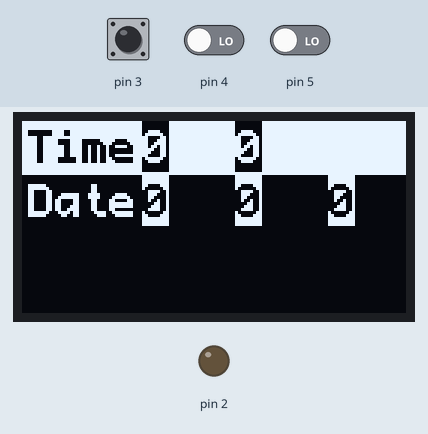
Recording of a sketch running on a simulated Arduino Nano, built with avr-gcc and run on an emulated ATmega328P. On the bench: 128×64 one-colour display, output pins drawn as LEDs (lit = HIGH). The inputs (shaded band) are chosen by the test bench; at power-on: pin 3 LOW, pin 4 LOW, pin 5 LOW. What the sketch prints to the serial monitor is not drawn.

Above: at 1.2 s.
1.3 s: pin 3 pulsed HIGH 2 times (0.12 s each, 0.3 s apart)
At 2.7 s:
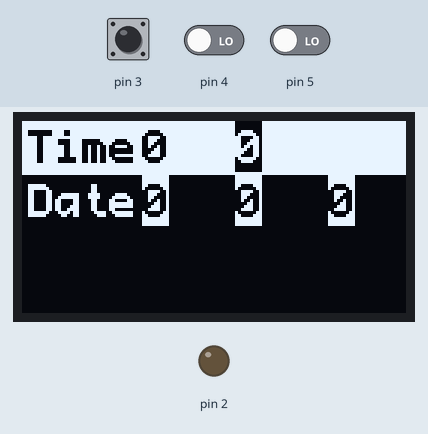
4.7 s: pin 3 driven HIGH
6.6 s: pin 3 driven LOW
At 7.5 s:
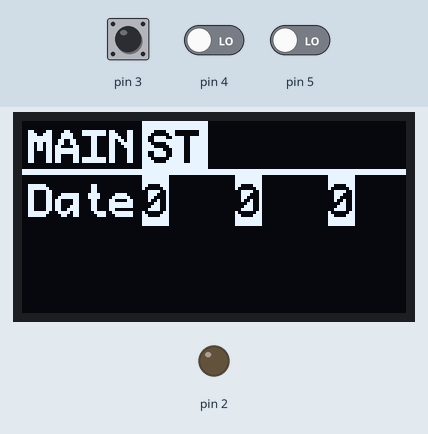
Timing chart, 0 to 9.6 s (numbered marks = the images above; inputs shaded):
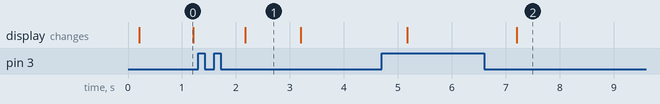

The sketch:

arduino-alarm.ino
```cpp
#include <U8g2lib.h>
#include <Wire.h>

#define BEEPER        DD2
#define ENC_BTN       DD3
#define ENC_S1        DD5
#define ENC_S2        DD4
#define ENC_HOLD_TIME 10000

#define SCR_WIDTH     128
#define SCR_HEIGHT    64
#define CHAR_WIDTH    9
#define CHAR_HEIGHT   12
#define CHAR_MARGIN   2
#define ENTRY_HEIGHT  (CHAR_HEIGHT + CHAR_MARGIN * 2 + 2)

U8G2_SSD1306_128X64_NONAME_F_HW_I2C oled(U8G2_R0, U8X8_PIN_NONE);

// Variables are first 4 bytes, so its easy to empty just by casting a pointer to uint32_t and
// setting it to 0, like a free optimization
struct EncoderInput
{
  bool keyHeld      = false;
  bool keyPressed   = false;
  bool turnedLeft   = false;
  bool turnedRight  = false;
  bool last_state_a = false;
  bool last_active  = false;
  bool last_key     = false;
  int16_t timer     = 0;
};

struct MenuState
{
  uint8_t cur_menu = 1;
  uint8_t cur_line = -1;
  bool locked      = false;
};

constexpr uint16_t upd_timeout = 2500;
uint16_t upd_timer             = 0;

bool screen_updated            = false;
bool update_screen             = false;

long time                      = 3660;
unsigned long long previousMillis;

struct EncoderInput encoderInput;
struct MenuState menuState;

void handleEncoder(struct EncoderInput& write_to)
{
  *(uint32_t*)(&write_to) = 0; // a little optimization :3
  bool b                  = !digitalRead(ENC_S1);
  bool a                  = !digitalRead(ENC_S2);
  bool inp_btn            = !digitalRead(ENC_BTN);
  write_to.keyPressed     = !inp_btn && (inp_btn != write_to.last_key) && write_to.timer != 0;

  if(inp_btn)
  {
    if(write_to.timer == 0)
    {
      if(inp_btn == write_to.last_key)
      {
        write_to.keyHeld = true;
      }
      else
      {
        write_to.timer = ENC_HOLD_TIME;
      }
    }
    else
    {
      write_to.timer--;
    }
  }
  else
  {
    write_to.timer = 0;
  }

  write_to.last_key = inp_btn;

  if(a || b)
  {
    if(a && b)
    {
      if(!write_to.last_active)
      {
        if(write_to.last_state_a)
        {
          write_to.turnedRight = true;
        }
        else
        {
          write_to.turnedLeft = true;
        }
      }
      write_to.last_active = true;
    }
    write_to.last_state_a = a;
  }
  else
  {
    write_to.last_active = false;
  }
}

#define MENU_ENTRY_UNKNOWN 0x0
#define MENU_ENTRY_NUMBER  0x1

typedef uint8_t MenuEntryType;
class Menu;
class BasicMenuEntry
{
public:
  BasicMenuEntry() : m_type(0) {}
  void Draw(uint8_t ypos, uint8_t color) {
    // oled.setDrawColor(color);
    // oled.drawBox(0, ypos, 128, ENTRY_HEIGHT);
  };
  void handleInput() {};
  MenuEntryType m_type = MENU_ENTRY_UNKNOWN;
};

class MenuEntryNumber : public BasicMenuEntry
{
public:
  MenuEntryNumber(uint8_t data_count, const char* name)
      : BasicMenuEntry(), m_data_count(data_count), m_name(name)
  {
    m_type = 1;
    m_data = (int*)malloc(sizeof(int) * data_count);
    for(uint8_t i = 0; i < data_count; i++)
    {
      m_data[i] = 0;
    }
  }
  void Draw(uint8_t ypos, uint8_t color)
  {
    oled.setDrawColor(color);
    oled.drawBox(0, ypos, 128, ENTRY_HEIGHT);
    oled.setDrawColor(255 - color);
    oled.drawStr(CHAR_MARGIN, ypos + CHAR_MARGIN + CHAR_HEIGHT, m_name);
    for(uint8_t i = 0; i < m_data_count; i++)
    {
      oled.setDrawColor(m_cur_selected == i ? 255 - color : color);
      oled.drawStr(40 + (CHAR_WIDTH * 3 + CHAR_MARGIN * 2) * i, ypos + CHAR_MARGIN + CHAR_HEIGHT,
                   String(m_data[i]).c_str());
    }
  };
  void handleInput()
  {
    if(encoderInput.keyPressed)
    {
      m_cur_selected++;
      if(m_cur_selected >= m_data_count)
      {
        m_cur_selected = -1;
      }
    }
    if(m_cur_selected < m_data_count)
    {
      menuState.locked = true;
    }
    if(m_cur_selected == -1)
    {
      return;
    }
    if(encoderInput.turnedRight)
      m_data[m_cur_selected]++;
    if(encoderInput.turnedLeft)
      m_data[m_cur_selected]--;
    else
      return;
  };
  uint8_t m_cur_selected = -1;
  uint8_t m_data_count   = 0;
  const char* m_name;
  int* m_data;
};

class Menu
{
public:
  Menu(const char* name, uint8_t entry_count) : m_name(name), m_entry_count(entry_count)
  {
    m_entries
        = (BasicMenuEntry**)malloc(sizeof(void*) * m_entry_count); // Allocate space for pointers
    m_name_len = strlen(m_name);
  }
  void handleInput()
  {
    if(m_entries != nullptr)
    {
      for(uint8_t i = 0; i < m_entry_count; i++)
      {
        if(i != menuState.cur_line)
          continue;
        BasicMenuEntry* entry    = m_entries[i];
        const MenuEntryType type = entry->m_type;
        switch(type)
        {
          case MENU_ENTRY_NUMBER:
            ((MenuEntryNumber*)entry)->handleInput();
            break;
          default:
            entry->handleInput();
        }
      }
    }

    if(!menuState.locked)
    {
      if(encoderInput.turnedRight)
      {
        menuState.cur_line++;
        update_screen = true;
      }
      else if(encoderInput.turnedLeft)
      {
        if(menuState.cur_line == 0)
          menuState.cur_line = m_entry_count;
        menuState.cur_line--;
        update_screen = true;
      }

      if(menuState.cur_line >= m_entry_count)
        menuState.cur_line = 0;
    }
  }
  void drawEntries()
  {

    if(m_entries == nullptr)
    {
      oled.setDrawColor(255);
      oled.drawStr(16, 64, "No entry");
      return;
    }
    for(uint8_t i = 0; i < m_entry_count; i++)
    {
      BasicMenuEntry* entry     = m_entries[i];
      const MenuEntryType type  = entry->m_type;
      const uint8_t is_selected = (i == menuState.cur_line) ? 255 : 0;
      switch(type)
      {
        case MENU_ENTRY_NUMBER:
          ((MenuEntryNumber*)entry)->Draw(i * ENTRY_HEIGHT, is_selected);
          break;
        default:
          entry->Draw(i * ENTRY_HEIGHT, is_selected);
      }
    }
  }
  const char* m_name         = "null";
  uint8_t m_name_len         = 0;
  BasicMenuEntry** m_entries = nullptr; // We dont know types of these entries, we can later cast
                                        // them to appropriate types by getting their first byte
  uint8_t m_entry_count      = 0;
};

constexpr uint8_t menu_count = 2;
Menu* menus                  = (Menu*)malloc(sizeof(Menu) * menu_count);

void drawTextBox(const uint8_t x, const uint8_t y, const uint8_t color, const char* text,
                 const uint8_t text_length)
{
  oled.setDrawColor(255 - color);
  oled.drawBox(x, y, text_length * CHAR_WIDTH + CHAR_MARGIN * 2, CHAR_HEIGHT + CHAR_MARGIN * 2);
  oled.setDrawColor(color);
  oled.drawStr(x + CHAR_MARGIN, y + CHAR_MARGIN + CHAR_HEIGHT, text);
}
void drawHead()
{
  uint16_t x                     = 0;
  constexpr uint16_t text_height = CHAR_HEIGHT + CHAR_MARGIN;
  oled.setDrawColor(0);
  oled.drawBox(0, 0, SCR_WIDTH, text_height + CHAR_MARGIN);

  for(uint8_t i = 0; i < menu_count; i++)
  {
    const char* name       = menus[i].m_name;
    const uint8_t name_len = menus[i].m_name_len;

    drawTextBox(x, 0, menuState.cur_menu == i ? 0 : 255, name, name_len);
    oled.setDrawColor(255);
    oled.drawLine(0, text_height + CHAR_MARGIN, SCR_WIDTH, text_height + CHAR_MARGIN);
    x += (name_len * CHAR_WIDTH) + CHAR_MARGIN * 2;
  }
}

void drawMainMenu(class Menu& cur_menu)
{
  { // Time draw scope
    oled.setFont(u8g2_font_profont29_tr);
    oled.setDrawColor(255);
    oled.drawBox(0, 12, 24 * 4, 32);
    oled.setDrawColor(0);
    constexpr uint32_t secs_day = 86400;
    constexpr uint32_t secs_hrs = 3600;
    constexpr uint32_t secs_min = 60;

    uint32_t hrs                = (time % secs_day / secs_hrs);
    uint32_t mins               = ((time % secs_day) % secs_hrs) / secs_min;

    char to_prt[6]              = "\0\0:\0\0";
    to_prt[1]                   = (hrs % 10) + '0';
    to_prt[0]                   = (hrs / 10 % 10) + '0';
    to_prt[4]                   = (mins % 10) + '0';
    to_prt[3]                   = (mins / 10 % 10) + '0';

    oled.drawStr(6, 34, to_prt);

    oled.setFont(u8g2_font_profont17_mf);
  }
  { // Icons draw scope
  }
}

void drawSetTime(class Menu& cur_menu) { cur_menu.drawEntries(); }

void dispUpdate()
{
  oled.clearBuffer();
  Menu& curMenu = menus[menuState.cur_menu];

  switch(menuState.cur_menu)
  {
    case 0:
      drawMainMenu(curMenu);
      break;
    case 1:
      drawSetTime(curMenu);
      break;
    default:
      menuState.cur_menu = 0;
  }

  if(encoderInput.keyHeld)
  {
    drawHead();
  }

  oled.sendBuffer();
}

void handleSetTime() {};

void handleMenus()
{
  Menu& curMenu = menus[menuState.cur_menu];

  curMenu.handleInput();

  switch(menuState.cur_menu)
  {
    case 0:
      break;
    case 1:
      handleSetTime();
      break;
    default:
      menuState.cur_menu = 0;
  }

  if(menuState.locked)
  {
  }
  else
  {
    if(encoderInput.keyHeld)
    {
      menuState.locked = true;
      if(encoderInput.turnedRight)
      {
        menuState.cur_menu++;
        menuState.cur_line = -1;
        update_screen      = true;
      }
      else if(encoderInput.turnedLeft)
      {
        menuState.cur_menu--;
        menuState.cur_line = -1;
        update_screen      = true;
      }
      menuState.cur_menu %= menu_count;
    }
  }
}

void setup()
{
  // put your setup code here, to run once:
  Serial.begin(9600);
  Serial.println("Start test!");

  pinMode(ENC_S1, INPUT);
  pinMode(ENC_S2, INPUT);
  pinMode(ENC_BTN, INPUT);
  pinMode(BEEPER, OUTPUT);

  // Build menus
  menus[0]              = Menu("MAIN", 0);
  menus[1]              = Menu("ST", 2);
  menus[1].m_entries[0] = new MenuEntryNumber(2, "Time"); // Time
  menus[1].m_entries[1] = new MenuEntryNumber(3, "Date"); // Date

  oled.begin();
  oled.setFont(u8g2_font_profont17_mf);
}

void loop()
{
  menuState.locked            = false;
  unsigned long currentMillis = millis(); // Get the current time

  // Check if the interval has passed since the last count
  if(currentMillis - previousMillis >= 1000)
  {
    previousMillis = currentMillis;
    time += 30;
    update_screen = true;
  }

  handleEncoder(encoderInput);

  handleMenus();

  if(update_screen)
  {
    upd_timer      = upd_timeout;
    screen_updated = false;
    update_screen  = 0;
  }

  if(upd_timer <= 0)
  {
    if(!screen_updated)
    {
      dispUpdate();
      screen_updated = true;
    }
  }
  else
  {
    upd_timer--;
  }
}
```

Measured:
- after the input at 1.3 s, the display: changes after 0.87 s (image 1)
- after the input at 6.6 s, the display: changes after 0.60 s (image 2)
- what the display in image 0 shows lasts 1.0 s, from 0.2 s to 1.2 s
